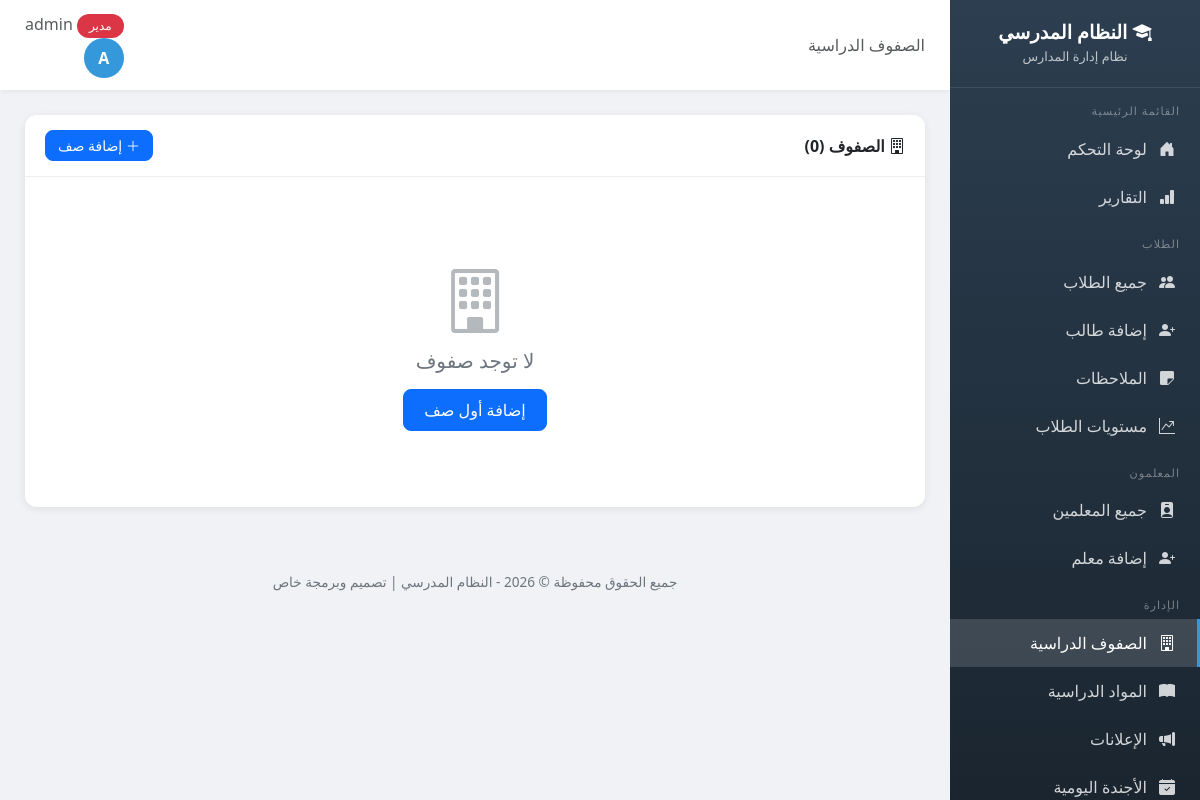
/classes/ (signed in), run on an earlier commit of the app's database.
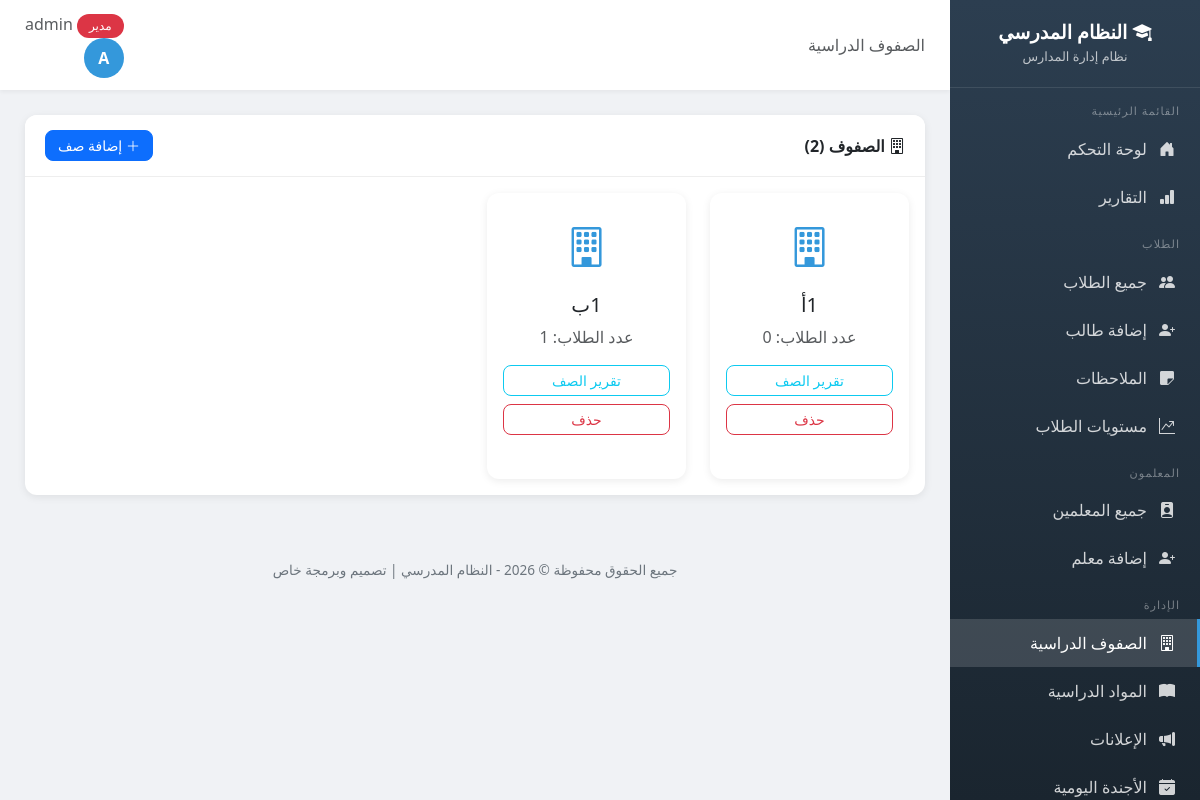
And on a later commit of the database.
### school/models.py (models this page shows, shortened)
class Class(models.Model):
    name = models.CharField('اسم الصف', max_length=100, unique=True)
    class Meta:
        verbose_name = 'صف'
        verbose_name_plural = 'الصفوف'

### school/views.py (the view)
# urls.py: path('classes/', views.class_list, name='class_list'),
@login_required
def class_list(request):
    if request.user.profile.role != 'admin':
        messages.error(request, 'ليس لديك صلاحية للوصول إلى هذه الصفحة')
        return redirect('dashboard')
    classes = Class.objects.all().order_by('name')
    return render(request, 'school/class_list.html', {'classes': classes})

### templates/school/class_list.html (shortened to what this page needs)
{% extends 'school/base.html' %}
{% block page_heading %}الصفوف الدراسية{% endblock %}
{% block content %}
<div class="card">
    <div class="card-header d-flex justify-content-between align-items-center">
        <span><i class="bi bi-building"></i> الصفوف ({{ classes.count }})</span>
        <a href="{% url 'add_class' %}" class="btn btn-primary btn-sm"><i class="bi bi-plus-lg"></i> إضافة صف</a>
    </div>
    <div class="card-body">
        <div class="row g-4">
            {% for class_obj in classes %}
            <div class="col-md-4 col-lg-3">
                <div class="card h-100">
                    <div class="card-body text-center py-4">
                        <i class="bi bi-building" style="font-size: 2.5rem; color: #3498db;"></i>
                        <h5 class="mt-3">{{ class_obj.name }}</h5>
                        <p class="text-muted">عدد الطلاب: {{ class_obj.students.count }}</p>
                        <div class="d-grid gap-2">
                            <a href="{% url 'class_report' class_obj.id %}" class="btn btn-outline-info btn-sm">تقرير الصف</a>
                            <a href="{% url 'delete_class' class_obj.id %}" class="btn btn-outline-danger btn-sm">حذف</a>
                        </div>
                    </div>
                </div>
            </div>
            {% empty %}
            <div class="col-12">
                <div class="empty-state">
                    <i class="bi bi-building"></i>
                    <h5>لا توجد صفوف</h5>
                    <a href="{% url 'add_class' %}" class="btn btn-primary mt-2">إضافة أول صف</a>
                </div>
            </div>
            {% endfor %}
        </div>
    </div>
</div>
{% endblock %}

What changed in the data, as far as the page shows it:
added Class: name "1أ", students.count "0"
added Class: name "1ب", students.count "1"
Also different on the page:
{{ classes.count }}: "0" → "2"
text no longer shown: "لا توجد صفوف إضافة أول صف"
